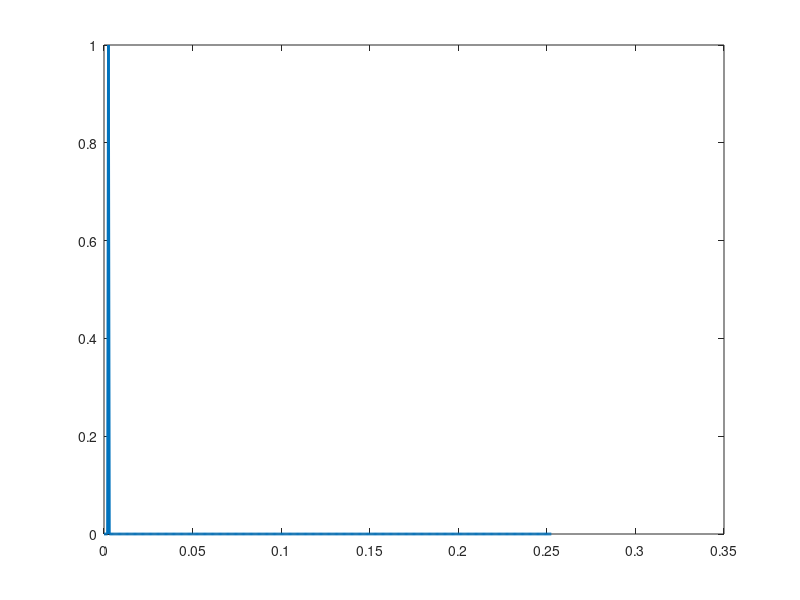
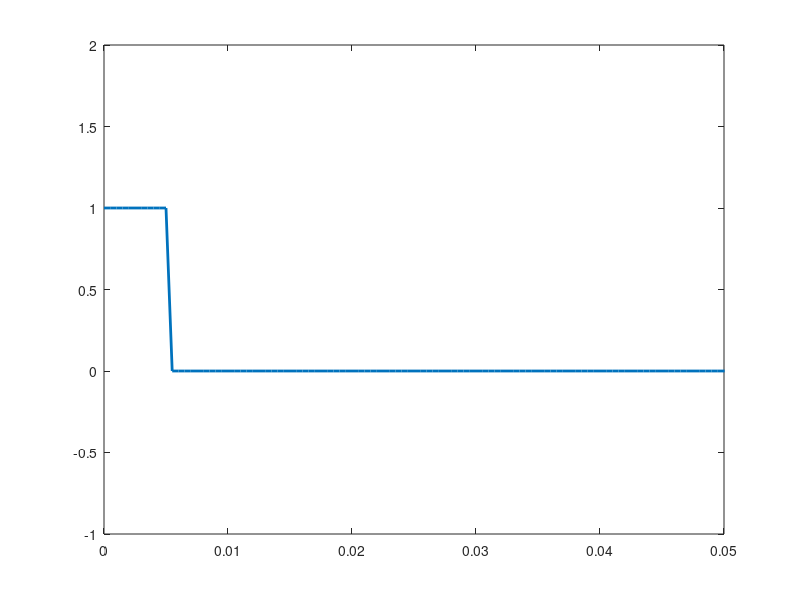
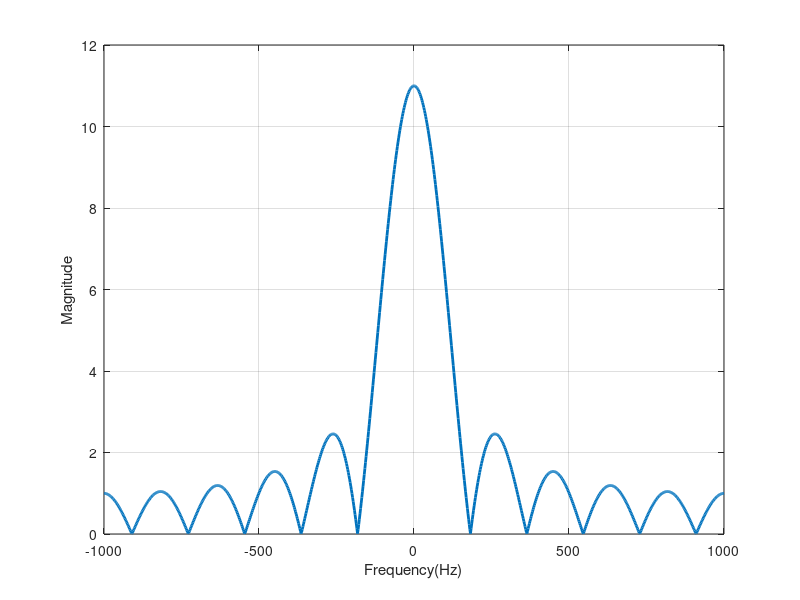

Recreate these plots in MATLAB, in order. (Note: this script raises an error after producing the figures.)
% 1. Impulse function spectrum

sigx=[zeros(1,5),1,zeros(1,500)];
N=length(sigx);
Fs=2000;
t=0:1/Fs:(N-1)/Fs;
plot(t,sigx,'Linewidth',2);
SigX=fftshift(fft(sigx));
fr=linspace(-Fs/2,Fs/2,N);

figure
plot(fr,abs(SigX),'Linewidth',2);
xlabel('Frequency(Hz)');
ylabel('Magnitude');
grid on

% 2.Rectangular pulse

M=20;
sigx=[ones(1,10),1,zeros(1,1000)];
N=length(sigx);
Fs=2000;
t=0:1/Fs:(N-1)/Fs;   %note the pulse width= 10/Fs
plot(t,sigx,'Linewidth',2);
axis([0 0.05 -1 2]);
SigX=fftshift(fft(sigx));
fr=linspace(-Fs/2,Fs/2,N);

figure
plot(fr,abs(SigX),'Linewidth',2);
xlabel('Frequency(Hz)');
ylabel('Magnitude');
grid on

% 3.Chirp Waveform

load chirp;
sigx=y;
N=length(y);
t=0:1/Fs:(N-1)/Fs;  
plot(t,sigx,'Linewidth',2);
xlabel('Samples');
ylabel('Amplitude');
grid on

SigX=(1/N)*fftshift(fft(sigx));
fr=linspace(-Fs/2,Fs/2,N);
plot(fr,abs(SigX),'Linewidth',2);
xlabel('Frequency(Hz)');
ylabel('Magnitude');
grid on
sound(y,Fs)

% 4. Periodic pulse signal(Square wace of 20 periods, repetation frequency of 100Hz)

M=20;
unitx=[ones(1,10),1,zeros(1,10)];
sigx=repmat(unitx,1,M);
N=length(sigx);
Frep=100;
Trep=1/Frep;
t=linspace(0,M*Trep,N);
Fs=20*Frep;
plot(t,sigx,'Linewidth',2);
SigX=(1/N)*fftshift(fft(sigx));
fr=linspace(-Fs/2,Fs/2,N);
figure
plot(fr,abs(SigX),'Linewidth',2);
xlabel('Frequency(Hz)');
ylabel('Magnitude');
%axis([-500 500 0 0.5]);
grid on


